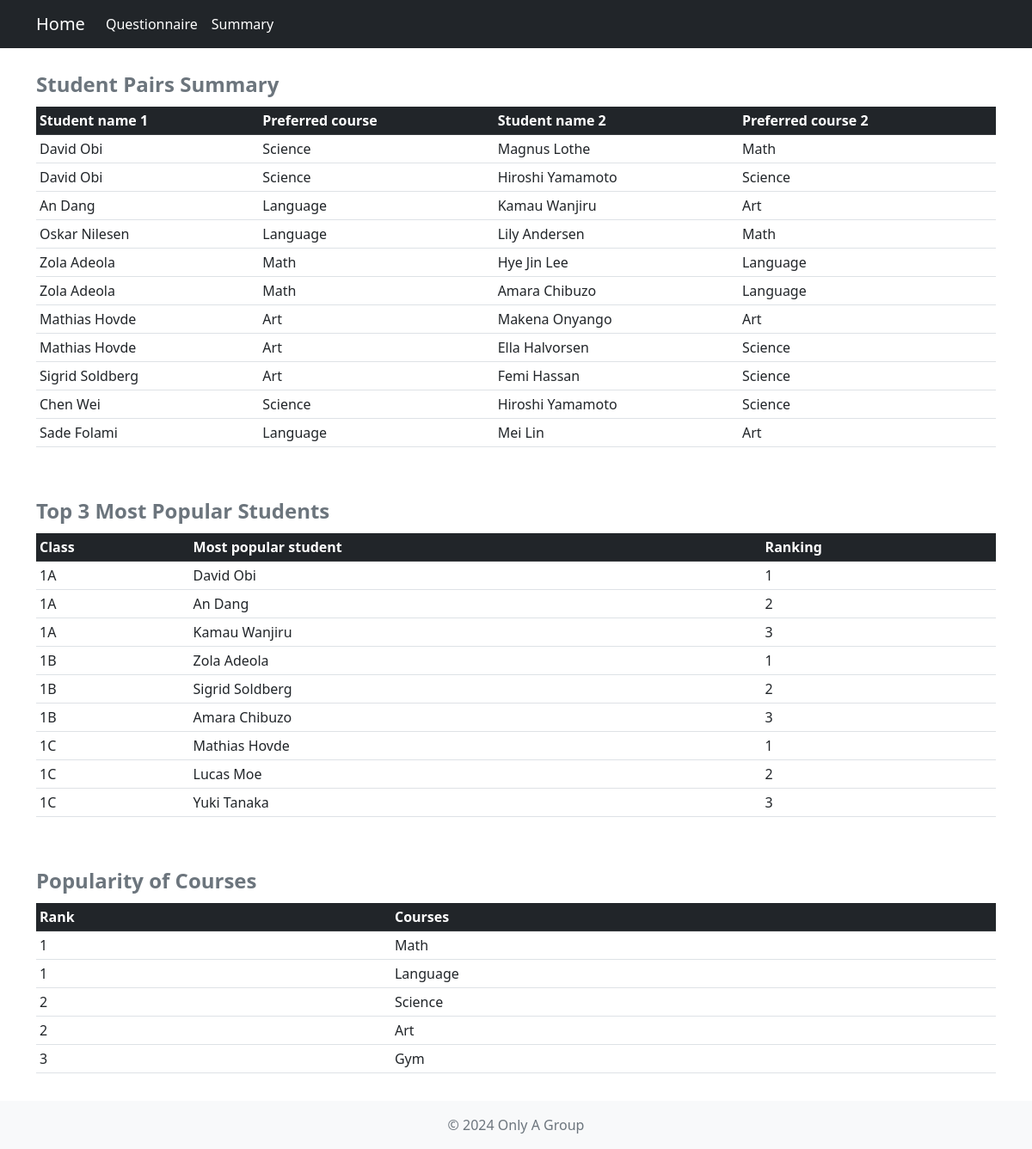
Page /summary on the committed database.
### tables this page shows
CREATE TABLE student
(
  student_name TEXT NOT NULL UNIQUE,
  student_id INTEGER NOT NULL PRIMARY KEY AUTOINCREMENT,
  class_id INTEGER NOT NULL,
  FOREIGN KEY (class_id) REFERENCES class(class_id)
);

CREATE TABLE course
(
  course_id INTEGER NOT NULL PRIMARY KEY AUTOINCREMENT,
  course_name TEXT NOT NULL UNIQUE
);

### app.py (the view)
@app.route('/summary')
def summary():
    cursor = get_db().cursor()
    cursor.execute(
        """
        SELECT s1.student_name, c1.course_name, s2.student_name AS preferred_student_name, c2.course_name AS preferred_student_preferred_course
        FROM (
            SELECT p1.student_id, p1.course_id, p2.student_id AS p2_student_id, p2.course_id AS p2_course_id
            FROM preference AS p1
            JOIN preference AS p2
            ON (p1.preferred_student_id_1=p2.student_id OR p1.preferred_student_id_2=p2.student_id OR p1.preferred_student_id_3=p2.student_id)
            AND (p1.student_id=p2.preferred_student_id_1 OR p1.student_id=p2.preferred_student_id_2 OR p1.student_id=p2.preferred_student_id_3)
            WHERE p1.student_id<p2.student_id
            ) AS a
        JOIN student s1 ON a.student_id=s1.student_id
        JOIN student s2 ON a.P2_student_id=s2.student_id
        JOIN course c1 ON a.course_id=c1.course_id
        JOIN course c2 ON a.p2_course_id=c2.course_id
         """
             )
    student_pairs=cursor.fetchall()
    cursor.execute(
        """
    SELECT class_name, student_name, row
    FROM(
        SELECT c.class_name, s.student_name, COUNT(*) AS counts, ROW_NUMBER() OVER(PARTITION BY c.class_id ORDER BY COUNT(*) DESC) AS row
        FROM student s
        JOIN preference p ON p.preferred_student_id_1=s.student_id
        JOIN class c ON s.class_id=c.class_id
        GROUP BY class_name, student_name
        )
    WHERE row<=3
        """)
    popular_students=cursor.fetchall()
    cursor.execute(
        """
        SELECT DENSE_RANK() OVER (ORDER BY COUNT(*) DESC) AS rank, c.course_name
        FROM course c
        JOIN preference p ON c.course_id=p.course_id
        GROUP BY c.course_id, c.course_name
        ORDER BY COUNT(*) DESC
        """
    )
    popular_courses=cursor.fetchall()
    cursor.close()
    return render_template('summary.html', student_pairs=student_pairs, popular_students=popular_students, popular_courses=popular_courses)

### app.py (called while the page is built)
def get_db():
    if "db" not in g:
        g.db = sqlite3.connect(DATABASE)
        g.db.row_factory = sqlite3.Row  # Checks if database connection is open, if not opens new connection
        g.db.execute("PRAGMA foreign_keys=ON")
    return g.db

### templates/summary.html (shortened to what this page needs)
{% extends "template.html" %}
{% block main %}
<div class="container-lg my-3">
      <div class="table-responsive">
        <table class="table table-sm table-hover">
          <caption class="caption-top">Student Pairs Summary</caption>
          <thead class="table-dark">
            <tr>
              <th scope="col">Student name 1</th>
              <th scope="col">Preferred course</th>
              <th scope="col">Student name 2</th>
              <th scope="col">Preferred course 2</th>
            </tr>
          </thead>
          <tbody>
            {% for row in student_pairs %}
            <tr>
              <td>{{ row['student_name'] }}</td>
              <td>{{ row['course_name']}}</td>
              <td>{{ row['preferred_student_name'] }}</td>
              <td>{{ row['preferred_student_preferred_course'] }}</td>
            </tr>
            {% endfor %}
          </tbody>
        </table>
      </div>
    </div>
    <div class="container-lg my-3">
      <div class="table-responsive">
        <table class="table table-sm table-hover">
          <caption class="caption-top">Top 3 Most Popular Students </caption>
          <thead class="table-dark">
            <tr>
              <th scope="col">Class</th>
              <th scope="col">Most popular student</th>
              <th scope="col">Ranking</th>
            </tr>
          </thead>
          <tbody>
            {% for row in popular_students %}
            <tr>
              <td>{{ row['class_name'] }}</td>
              <td >{{row['student_name'] }}</td>
              <td >{{row['row'] }}</td>
            </tr>
            {% endfor %}
          </tbody>
        </table>
      </div>
    </div>
    <div class="container-lg my-3">
      <div class="table-responsive">
        <table class="table table-sm table-hover">
          <caption class="caption-top">Popularity of Courses </caption>
          <thead class="table-dark">
            <tr>
              <th scope="col">Rank</th>
              <th scope="col">Courses</th>
            </tr>
          </thead>
          <tbody>
            {% for row in popular_courses %}
            <tr>
              <td >{{ row['rank'] }}</td>
              <td >{{ row['course_name'] }}</td>
            </tr>
            {% endfor %}
          </tbody>
        </table>
      </div>
    </div>
{% endblock %}

### templates/template.html (shortened to what this page needs)
<!DOCTYPE html>
<html lang="en" class="h-100">
<head>
  <link href="https://cdn.jsdelivr.net/npm/bootstrap@5.2.3/dist/css/bootstrap.min.css" rel="stylesheet">
  <link rel="stylesheet" href="{{ url_for('static', filename='css/style.css') }}">
  <link rel="stylesheet" href="{{ url_for('static', filename='css/personal.css') }}">
</head>
<body class="d-flex flex-column h-100">
  <nav class="navbar navbar-expand-sm navbar-dark bg-dark">
    <div class="container-lg">
      <a class="navbar-brand" href="{{ url_for('home') }}">Home</a>
      <div class="collapse navbar-collapse" id="navbarNav">
        <ul class="navbar-nav">
          <li class="nav-item">
            <a class="nav-link text-white" href="{{ url_for('questionnaire') }}">Questionnaire</a>
          </li>
          <li class="nav-item">
            <a class="nav-link text-white" href="{{ url_for('summary') }}">Summary</a>
          </li>
        </ul>
      </div>
    </div>
  </nav>
  {% block main %}
  {% endblock %}
  <footer class="mt-auto py-3 bg-light">
    <div class="container-lg text-center text-muted">
      <span>&copy; 2024 Only A Group</span>
    </div>
  </footer>
</body>
</html>

### static/css/personal.css (style rules this page uses)
.caption-top { font-size: 24px; font-weight: bold; }

### rows in the picture
student: student_name "David Obi", course_name "Science", preferred_student_name "Magnus Lothe", preferred_student_preferred_course "Math", preferred_student_name "Hiroshi Yamamoto", preferred_student_preferred_course "Science", class_name "1A", row "1"
student: student_name "An Dang", course_name "Language", preferred_student_name "Kamau Wanjiru", preferred_student_preferred_course "Art"
student: student_name "Oskar Nilesen", course_name "Language", preferred_student_name "Lily Andersen", preferred_student_preferred_course "Math"
student: student_name "Zola Adeola", course_name "Math", preferred_student_name "Hye Jin Lee", preferred_student_preferred_course "Language", preferred_student_name "Amara Chibuzo"
student: student_name "Mathias Hovde", course_name "Art", preferred_student_name "Makena Onyango", preferred_student_preferred_course "Art", preferred_student_name "Ella Halvorsen", preferred_student_preferred_course "Science"
student: student_name "Sigrid Soldberg", course_name "Art", preferred_student_name "Femi Hassan", preferred_student_preferred_course "Science", class_name "1B", row "2"
student: student_name "Chen Wei", course_name "Science", preferred_student_name "Hiroshi Yamamoto", preferred_student_preferred_course "Science"
student: student_name "Sade Folami", course_name "Language", preferred_student_name "Mei Lin", preferred_student_preferred_course "Art"
student: class_name "1A", student_name "Kamau Wanjiru", row "3"
student: class_name "1B", student_name "Amara Chibuzo", row "3"
student: class_name "1C", student_name "Lucas Moe", row "2"
student: class_name "1C", student_name "Yuki Tanaka", row "3"
course: rank "1", course_name "Math"
course: rank "1", course_name "Language"
course: rank "2", course_name "Science"
course: rank "2", course_name "Art"
course: rank "3", course_name "Gym"

### other values in the picture
{{ row['class_name'] }} "1A" "1B" "1C"
{{ row['student_name'] }} "An Dang" "Zola Adeola" "Mathias Hovde"
{{ row['row'] }} "2" "1" "1"
